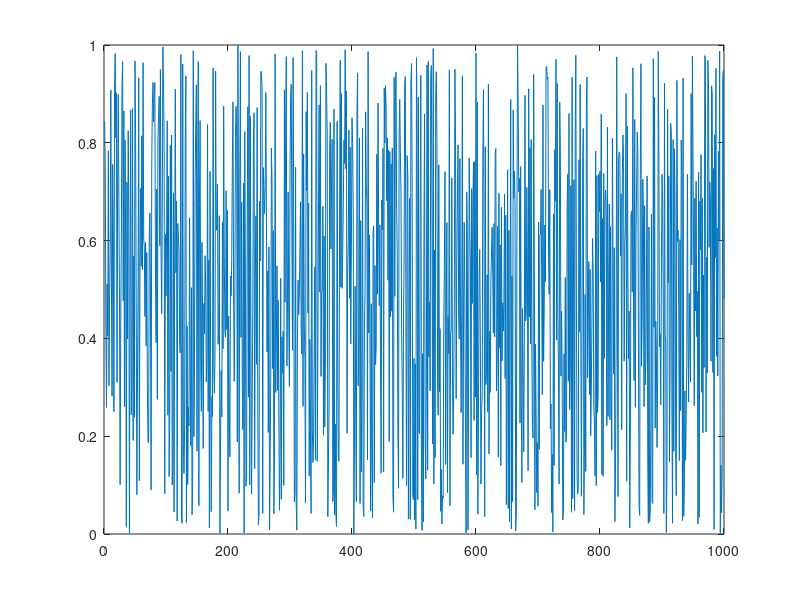

The MATLAB script that drew this image:
clear; close all; clc;

rng('default')
r = rand(1,1000);
len = length(r);
figure; grid on;
idx = [];

for i=1:len
    idx(end + 1) = i;
    if mod(i,100) == 0
        plot(idx, r(1:i));
        refreshdata
        drawnow
    end
end

    